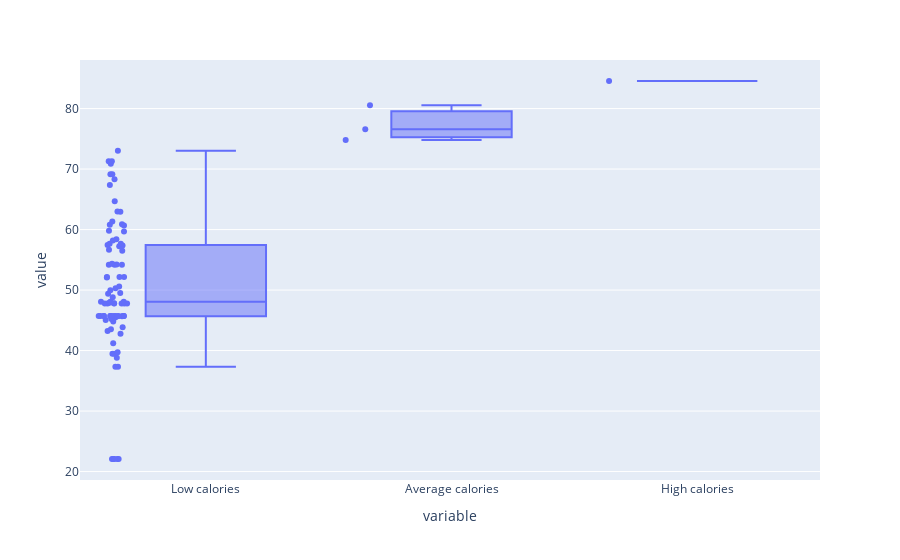

Notebook code cell kept with this figure:
### Code cell
def plot_data_box():
    df = pd.DataFrame({'Low calories': df_cal_low['Calories'], 'Average calories': df_cal_average['Calories'], 'High calories': df_cal_high['Calories']})
    fig = px.box(df, points="all")
    fig.show()

    # as we can see, the chart show us a really notable difference between the three groups

plot_data_box()

### Figure 1 — Plotly figure (JSON) as saved in the notebook; plotly's stock layout.template omitted (floating-point values rounded to 4 significant figures; data arrays with more than 128 entries replaced by an {"elided": "..."} marker saying what was removed)
{"data": [{"alignmentgroup": "True", "boxpoints": "all", "hovertemplate": "variable=%{x}<br>value=%{y}<extra></extra>", "legendgroup": "", "marker": {"color": "#636efa"}, "name": "", "notched": false, "offsetgroup": "", "orientation": "v", "showlegend": false, "type": "box", "x": {"elided": "273 str values"}, "x0": " ", "xaxis": "x", "y": {"elided": "273 float values"}, "y0": " ", "yaxis": "y"}], "layout": {"boxmode": "group", "legend": {"tracegroupgap": 0}, "margin": {"t": 60}, "xaxis": {"anchor": "y", "domain": [0, 1], "title": {"text": "variable"}}, "yaxis": {"anchor": "x", "domain": [0, 1], "title": {"text": "value"}}}}
